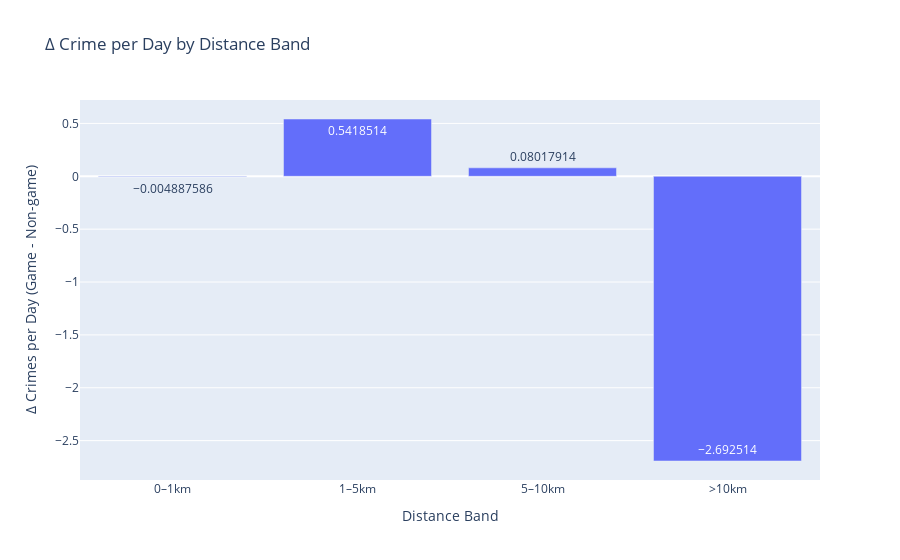

Notebook code cell kept with this figure:
### Code cell
# 1. Define Stadium Coordinates (Wells Fargo Center)
wells_fargo = (-75.1720, 39.9012)

# 2. Preprocess Crime Data
philly_processed = utils.preprocess_crime_data(
    philly_crime_all,
    stadium_coords=wells_fargo,
    date_col='dispatch_date_time'
)

# 3. Load Sixers Game Dates (2021–2024)
sixers_games_all = utils.load_all_sixers_games()

# Filter to home games only
home_games = sixers_games_all[sixers_games_all["Location"] == "Home"]

# 4. Tag Game Windows
philly_tagged = utils.tag_game_windows(
    df=philly_processed,
    games_df=home_games,
    team_name="76ers"
)

# 5. Compute Δ Crime by Distance Bands
philly_delta_by_distance = utils.compute_distance_crime_delta(philly_tagged, bins=[0, 1000, 5000, 10000])

# 6. Plot Stadium-Centered Radius Map with Δ Crime Bar Chart
utils.plot_stadium_radii_map_with_bar_chart(
    stadium_coords=wells_fargo,
    crime_df=philly_tagged,
    delta_df=philly_delta_by_distance,       # ✅ This is required now
    radii_meters=[1000, 5000, 10000],
    title="Crime Δ by Radius Around Wells Fargo Center",
    zoom=9
)

### Figure 1 — Plotly figure (JSON) as saved in the notebook; plotly's stock layout.template omitted (floating-point values rounded to 4 significant figures)
{"data": [{"hovertemplate": "Distance Band=%{x}<br>Δ Crimes per Day (Game - Non-game)=%{y}<extra></extra>", "legendgroup": "", "marker": {"color": "#636efa", "pattern": {"shape": ""}}, "name": "", "orientation": "v", "showlegend": false, "textposition": "auto", "texttemplate": "%{y}", "type": "bar", "x": ["0–1km", "1–5km", "5–10km", ">10km"], "xaxis": "x", "y": [-0.004888, 0.5419, 0.08018, -2.693], "yaxis": "y"}], "layout": {"autosize": true, "barmode": "relative", "legend": {"tracegroupgap": 0}, "title": {"text": "Δ Crime per Day by Distance Band"}, "xaxis": {"anchor": "y", "autorange": true, "domain": [0, 1], "range": [-0.5, 3.5], "title": {"text": "Distance Band"}, "type": "category"}, "yaxis": {"anchor": "x", "autorange": true, "domain": [0, 1], "range": [-2.872, 0.7215], "title": {"text": "Δ Crimes per Day (Game - Non-game)"}, "type": "linear"}}}
